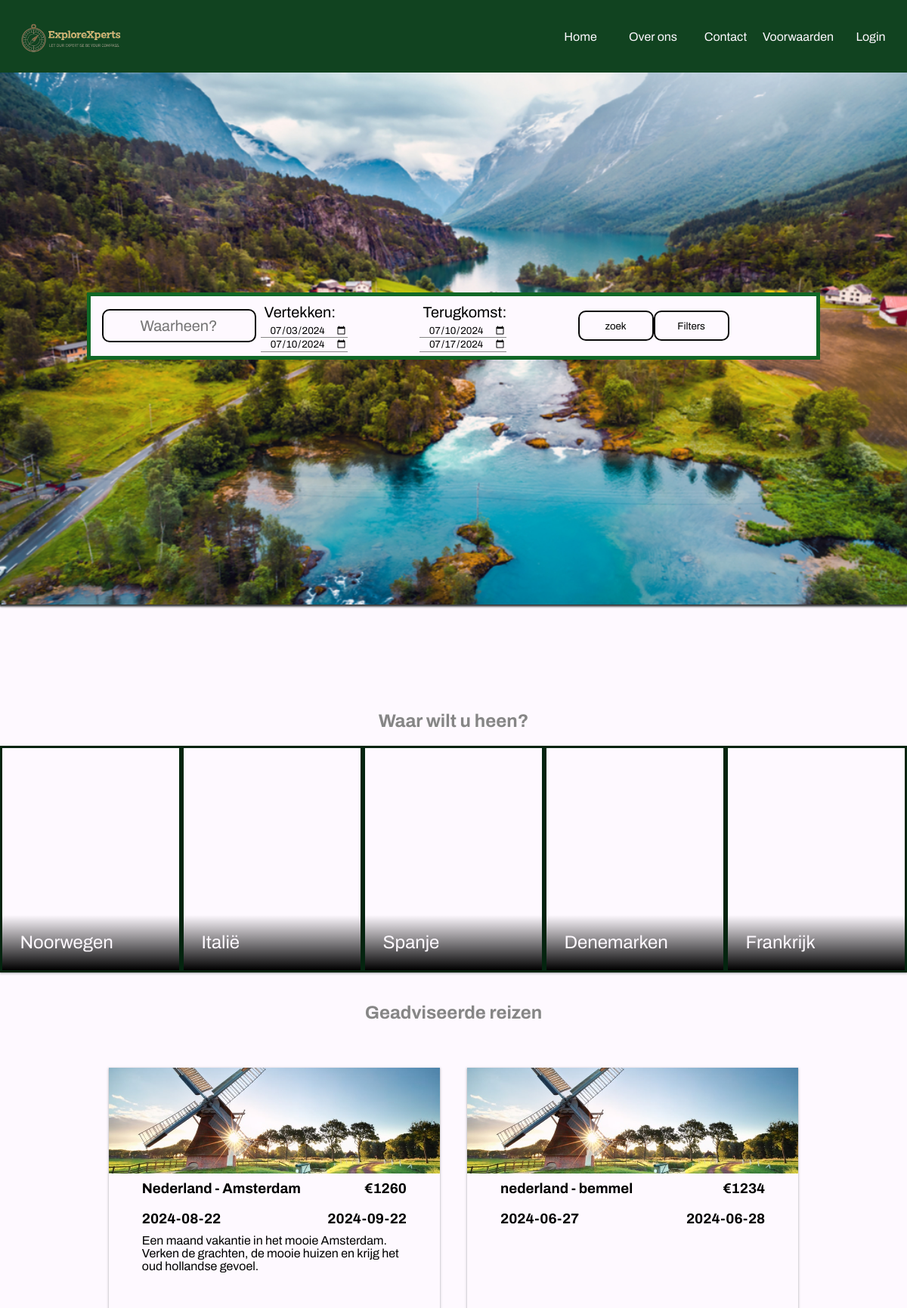
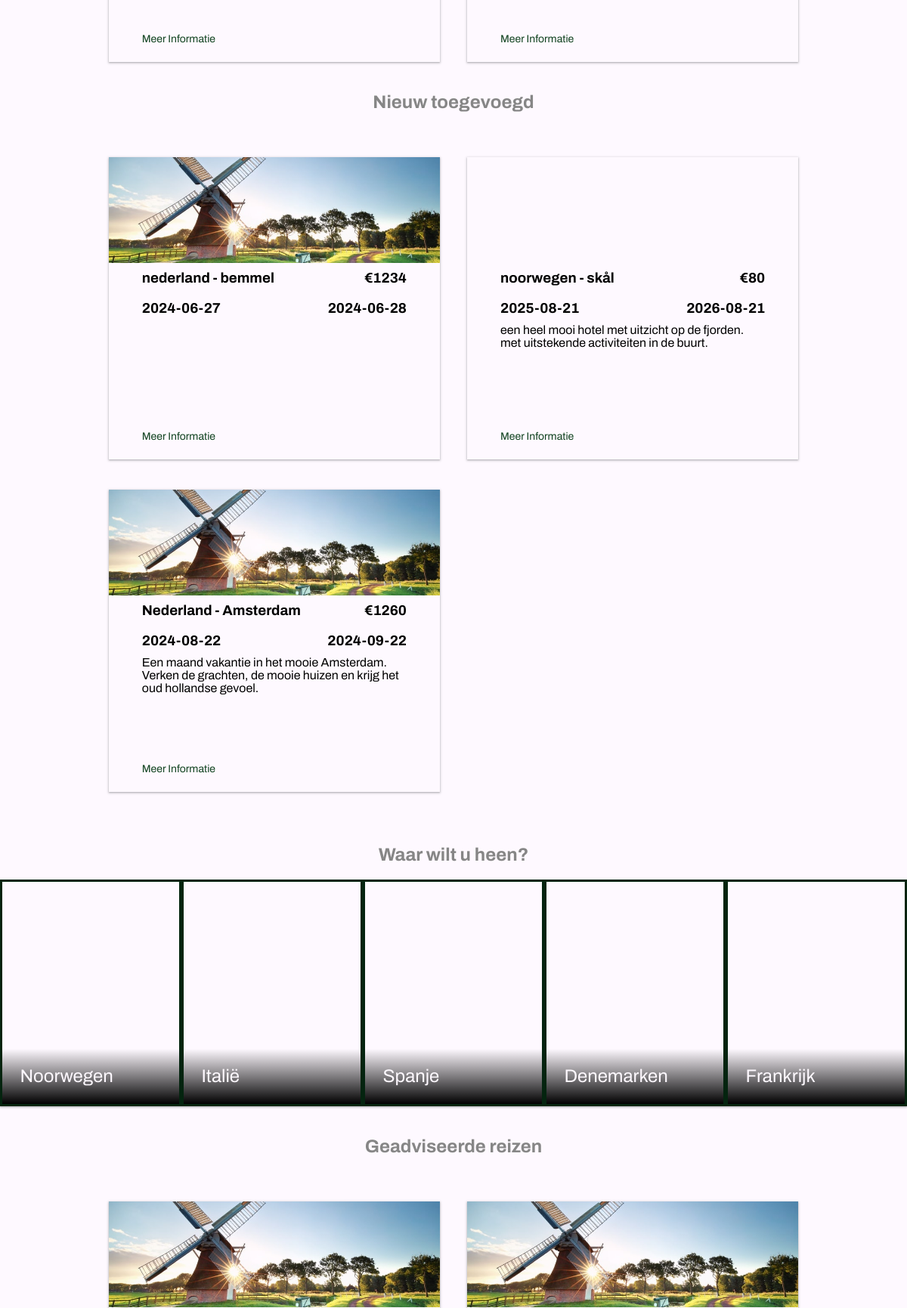
Screenshot of /crash.php (upper part) with the database file from the repository (2 pictures, top to bottom).
### tables this page shows
CREATE TABLE `reizen` (
  `id` int(11) NOT NULL,
  `land` text DEFAULT NULL,
  `preis` double DEFAULT NULL,
  `vertrekDatum` date DEFAULT NULL,
  `terugkomstDatum` date DEFAULT NULL,
  `isAdvert` int(11) DEFAULT NULL,
  `plaats` text DEFAULT NULL,
  `beschrijving` text DEFAULT NULL,
  `wc` int(11) DEFAULT NULL,
  `slaapkamers` int(11) DEFAULT NULL,
  `oppervlakte_woning` int(11) DEFAULT NULL,
  `handicap_vriendelijk` int(11) DEFAULT NULL,
  `recensies` text NOT NULL
);

### index.php (the view, shortened to what this page needs)
<!DOCTYPE html>
<html lang="en">
<head>
    <link rel="stylesheet" href="css/main.css">
    <link rel="stylesheet" href="css/Senna.css">
</head>
<body>
    <?php
        require_once('php/config.php');
        require_once('php/nav.php');
    ?>
    <?php
            require_once('php/search.php')
        ?>
    <div class="mainWrapper">
        <h2>Waar wilt u heen?</h2>
        <div class="landenWrapper">
            <a href="resultaat.php?land=Noorwegen&vertrekdatum1=2000-01-01&vertrekdatum2=3000-01-01&terugkomstdatum1=2000-01-01&terugkomstdatum2=3000-01-01&minprijs=1&maxprijs=10000"
                class="landIMG" style="background-image: url(assets/images/noorwegenbg.jpg)">
                <p>Noorwegen</p>
            </a>
            <a href="resultaat.php?land=Italië&vertrekdatum1=2000-01-01&vertrekdatum2=3000-01-01&terugkomstdatum1=2000-01-01&terugkomstdatum2=3000-01-01&minprijs=1&maxprijs=10000"
                class="landIMG" style="background-image: url(assets/images/italiebg.jpg)">
                <p>Italië</p>
            </a>
            <a href="resultaat.php?land=Spanje&vertrekdatum1=2000-01-01&vertrekdatum2=3000-01-01&terugkomstdatum1=2000-01-01&terugkomstdatum2=3000-01-01&minprijs=1&maxprijs=10000"
                class="landIMG" style="background-image: url(assets/images/spanjebg.jpg)">
                <p>Spanje</p>
            </a>
            <a href="resultaat.php?land=Denemarken&vertrekdatum1=2000-01-01&vertrekdatum2=3000-01-01&terugkomstdatum1=2000-01-01&terugkomstdatum2=3000-01-01&minprijs=1&maxprijs=10000"
                class="landIMG" style="background-image: url(assets/images/denemarkenbg.jpg)">
                <p>Denemarken</p>
            </a>
            <a href="resultaat.php?land=Frankrijk&vertrekdatum1=2000-01-01&vertrekdatum2=3000-01-01&terugkomstdatum1=2000-01-01&terugkomstdatum2=3000-01-01&minprijs=1&maxprijs=10000"
                class="landIMG" style="background-image: url(assets/images/frankrijkbg.jpg)">
                <p>Frankrijk</p>
            </a>
        </div>
        <h2>Geadviseerde reizen</h2>
        <div class="advertentieWrapper">
            <?php
                $resultSet = $conn->query('SELECT * FROM reizen WHERE isAdvert = 1');
                while ($result = $resultSet->fetch()) {
                    echo '<div class="advertentie">
                        <div class="adBanner" style="background-image: url(assets/images/'.strtolower($result['land']).'bg.jpg)">
                        </div>
                        <div class="titelRow">
                            <h3>'.$result['land'].' - '.$result['plaats'].'</h3>
                            <h3>€'.$result['preis'].'</h3>
                        </div>
                        <div class="titelRow">
                        <h3>'.$result['vertrekDatum'].'</h3>
                        <h3>'.$result['terugkomstDatum'].'</h3>
                        </div>
                        <p>'.$result['beschrijving'].'</p>
                        <a href="reis-pagina.php?id='.$result['id'].'">Meer Informatie</a>
                    </div>';
                }
            ?>
        </div>
        <h2>Nieuw toegevoegd</h2>
        <div class="advertentieWrapper">
            <?php
                $resultSet = $conn->query('SELECT * FROM reizen ORDER BY id DESC LIMIT 4');
                while ($result = $resultSet->fetch()) {
                    echo '<div class="advertentie">
                        <div class="adBanner" style="background-image: url(assets/images/'.strtolower($result['land']).'bg.jpg)">
                        </div>
                        <div class="titelRow">
                            <h3>'.$result['land'].' - '.$result['plaats'].'</h3>
                            <h3>€'.$result['preis'].'</h3>
                        </div>
                        <div class="titelRow">
                        <h3>'.$result['vertrekDatum'].'</h3>
                        <h3>'.$result['terugkomstDatum'].'</h3>
                        </div>
                        <p>'.$result['beschrijving'].'</p>
                        <a href="reis-pagina.php?id='.$result['id'].'">Meer Informatie</a>
                    </div>';
                }
            ?>
        </div>
    </div>
</body>
</html>

### crash.php (shortened to what this page needs)
<!DOCTYPE html>
<html lang="en">
<head>
    <link rel="stylesheet" href="css/main.css">
</head>
<body>
    <?php
        require_once("php/nav.php");
        for ($i = 0; $i < 10 ; $i++) {
            require("index.php");
        }
    ?>
</body>
</html>

### css/main.css (style rules this page uses)
* { margin: 0; padding: 0; font-family: "Archivo", sans-serif; }
:root { --Black: #080708; --Sand: #005004; --White: #fef9ff; --White-op: #fef9ffb1; --Blue: #114320; --Yellow: #106726; --LightBlue: #04240f; --Red: #ff101f; --Gray: #868686; --shadow: rgba(60, 64, 67, 0.3) 0px 1px 2px 0px, rgba(60, 64, 67, 0.15) 0px 1px 3px 1px; --shadow-yellow: #0b5810 0px 2px 4px 0px, #0b5810 0px 2px 6px 2px; }
body { background-color: var(--White); }
h2 { width: 100%; text-align: center; color: var(--Gray); margin-bottom: 20px; }
a { text-decoration: none; color: var(--White); font-size: 25px; }
.advertentieWrapper { display: flex; flex-wrap: wrap; justify-content: space-between; padding-left: 12%; width: 76%; margin-top: 60px; }
.advertentie { width: 48%; min-width: 400px; max-width: 800px; height: 400px; margin-bottom: 40px; box-shadow: var(--shadow); }
.adBanner { width: 100%; height: 35%; background-image: url(../assets/images/norway.jpg); background-position: center; background-size: cover; }
.advertentie > .titelRow { width: 80%; margin-left: 10%; height: 10%; display: flex; justify-content: space-between; align-items: center; }
.advertentie > p { width: 80%; margin-left: 10%; height: 35%; }
.advertentie > a { width: 80%; margin-left: 10%; height: 10%; color: var(--Blue); font-size: 14px; }
.landenWrapper { display: flex; box-shadow: var(--shadow); margin-bottom: 40px; }
.landIMG { box-sizing: border-box; width: 20%; height: 300px; background-position: center; background-size: cover; z-index: 1; color: var(--Black); display: flex; align-items: flex-end; border: var(--LightBlue) 3px solid; }
.landIMG > p { transition-duration: 250ms; font-size: 2vw; width: 80%; padding: 10%; color: var(--White); background: linear-gradient( 180deg, rgba(250, 200, 0, 0) 0%, rgba(0, 0, 0, 1) 100% ); }

### css/Senna.css (style rules this page uses)
.mainWrapper { width: 100%; height: fit-content; background-color: var(--White); padding-top: 30px; }

### rows the page displays
reizen: land "Nederland", plaats "Amsterdam", preis "1260", vertrekDatum "2024-08-22", terugkomstDatum "2024-09-22", beschrijving "Een maand vakantie in het mooie Amsterdam. Verken de grachten, de mooie huizen en krijg het oud hollandse gevoel."
reizen: land (picture), land "nederland", plaats "bemmel", preis "1234", vertrekDatum "2024-06-27", terugkomstDatum "2024-06-28"
reizen: land "noorwegen", plaats "skål", preis "80", vertrekDatum "2025-08-21", terugkomstDatum "2026-08-21", beschrijving "een heel mooi hotel met uitzicht op de fjorden. met uitstekende activiteiten in de buurt."
